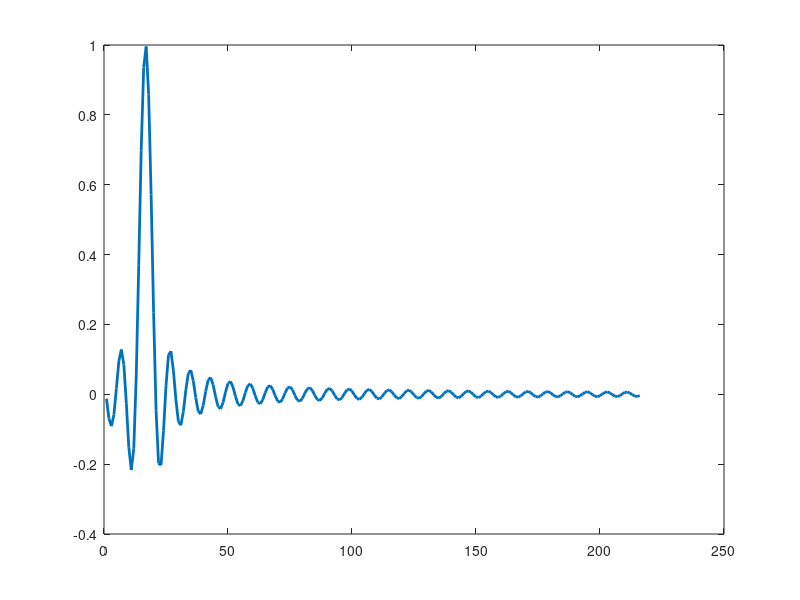
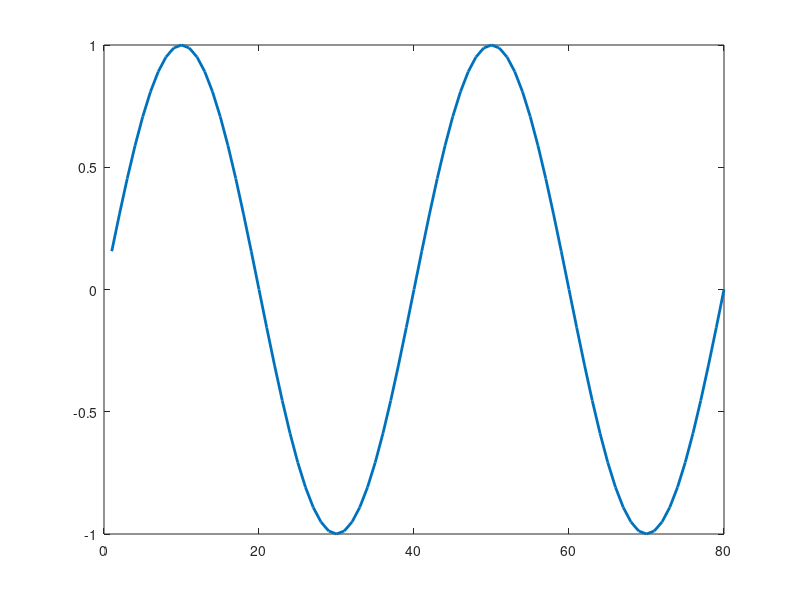
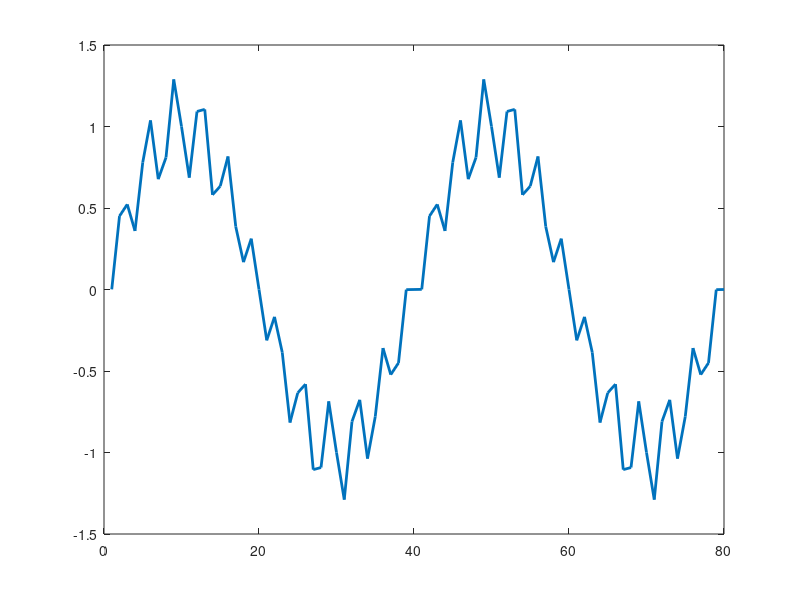
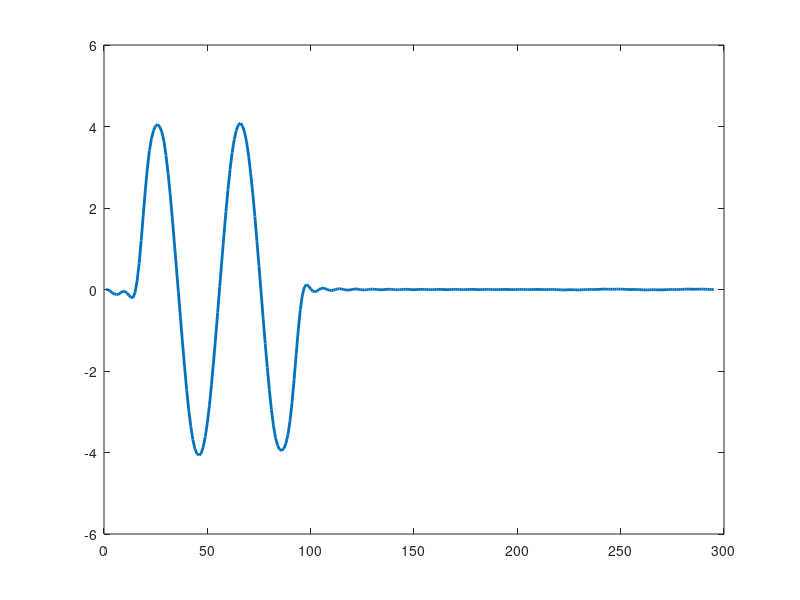

MATLAB code to generate these figures, in order:
clear all
clc
%n=-7.9:.5:8.1;
n=-7.9:.5:100;
%n=0:.1:100;
y=sin(4*pi*n/8)./(4*pi*n/8);
figure(1);
plot(y,'linewidth',2)
sound(y,16000);

t=0.1:.1:8;
x=sin(2*pi*t/4);
figure(2);
plot(x,'linewidth',2) 
sound(x,16000);

t=0.1:.1:8;
x_n=sin(2*pi*t/4)+0.5*randn*sin(2*pi*10*t/4) + 0.2*randn*sin(2*pi*12*t/4);
figure(3);
plot(x_n,'linewidth',2) 
sound(x_n,16000);

xy=conv(x_n,y);
figure(4);
plot(xy,'linewidth',2)
sound(xy,16000);
